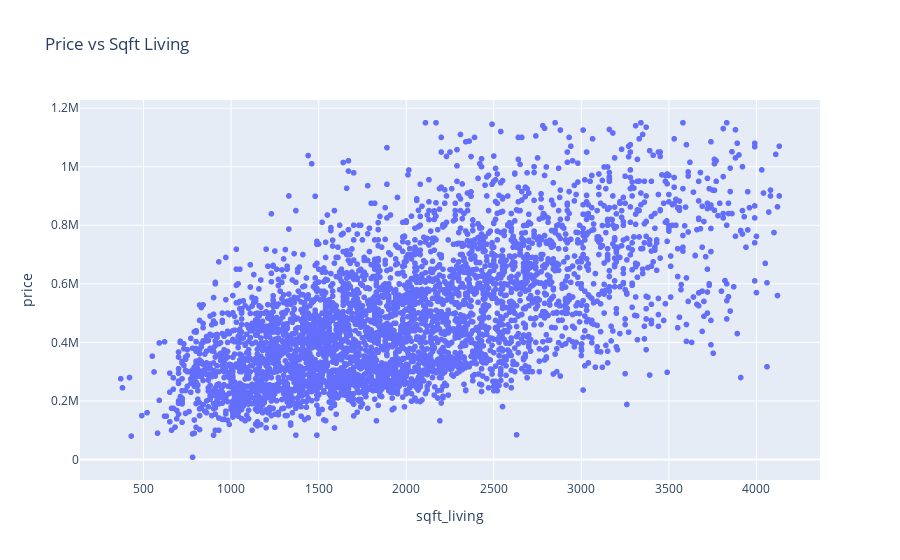

Here is the notebook cell this chart was saved with:
### Code cell
fig = px.scatter(df4, x='sqft_living', y='price', title='Price vs Sqft Living')
fig.show()

### Figure 1 — Plotly figure (JSON) as saved in the notebook; plotly's stock layout.template omitted (floating-point values rounded to 4 significant figures; data arrays with more than 128 entries replaced by an {"elided": "..."} marker saying what was removed)
{"data": [{"hovertemplate": "sqft_living=%{x}<br>price=%{y}<extra></extra>", "legendgroup": "", "marker": {"color": "#636efa", "symbol": "circle"}, "mode": "markers", "name": "", "showlegend": false, "type": "scattergl", "x": {"elided": "4238 int values"}, "xaxis": "x", "y": {"elided": "4238 float values"}, "yaxis": "y"}], "layout": {"legend": {"tracegroupgap": 0}, "title": {"text": "Price vs Sqft Living"}, "xaxis": {"anchor": "y", "domain": [0, 1], "title": {"text": "sqft_living"}}, "yaxis": {"anchor": "x", "domain": [0, 1], "title": {"text": "price"}}}}
